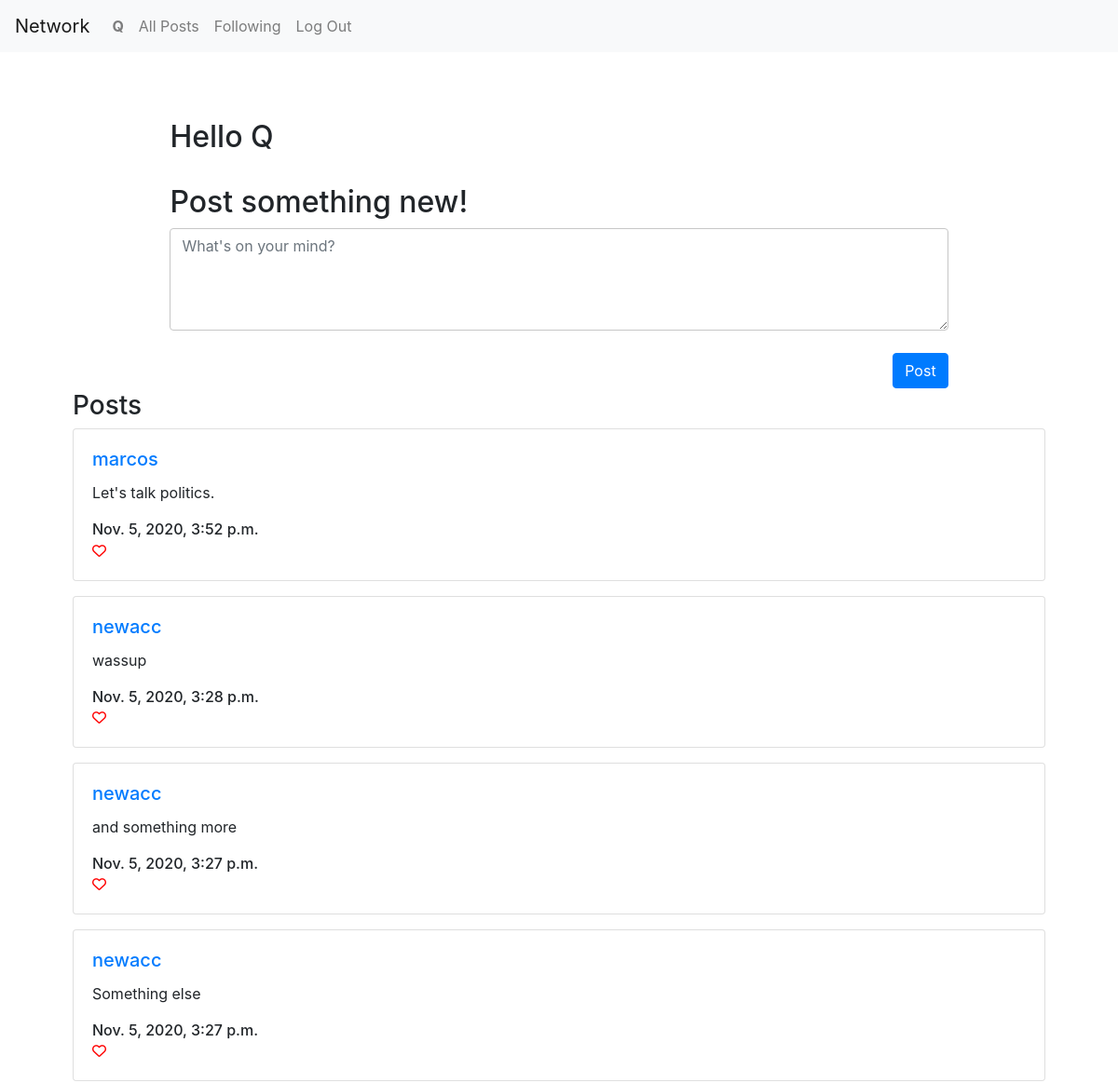
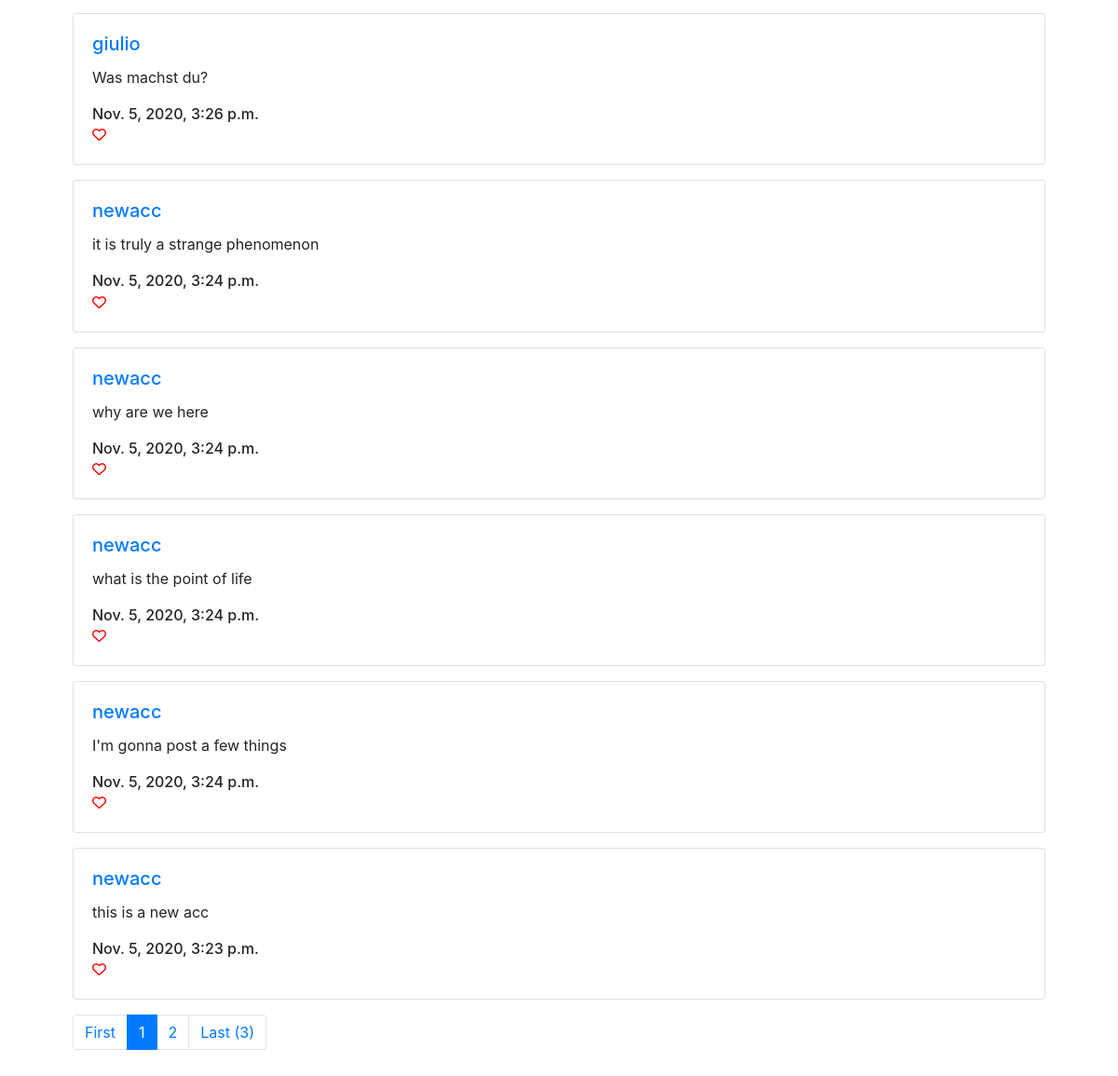
Screenshot of / (signed in) with the database file from the repository (2 pictures, top to bottom).
### network/models.py (models this page shows, shortened)
class Post(models.Model):
    user = models.ForeignKey(User, on_delete=models.CASCADE, related_name='post_user')
    content = models.CharField(max_length=600)
    date_created = models.DateTimeField(default=timezone.now)

class User(AbstractUser):
    def follow(self, follow_user):
        try:
            Follow_user.objects.get(user=self, follow=unfollow_user)
        except:
            Follow_user.objects.create(user=self, follow=follow_user)

### network/views.py (the view)
# urls.py: path("", views.index, name="index"),
def index(request):
    posts = Post.objects.all().order_by('-date_created')
    posts = paginate(request, posts, 10)
    if request.method == 'POST':
        if request.user not in User.objects.all():
            return render(request, 'network/index.html', {
                'alert' : Alert('Please log in to post', 'danger', 'postError'),
                'posts' : posts,
                'newPost' : newPostForm()
            })
        post = Post(user=request.user, content=request.POST['content'])
        post.save()
        return render(request, "network/index.html", {
            'newPost' : newPostForm(),
            'user_name' : request.user.username.capitalize(),
            'posts' : posts
        })
    else:
        try:
            return render(request, "network/index.html", {
                'newPost' : newPostForm(),
                'user_name' : request.user.username.capitalize(),
                'posts' : posts,
                'liked' : Liked.objects.filter(user=request.user)
            })
        except:
            return render(request, "network/index.html", {
                'newPost' : newPostForm(),
                'user_name' : request.user.username.capitalize(),
                'posts' : posts
            })

### network/models.py
class newPostForm(forms.Form):
    content = forms.CharField(
        label="",
        widget=forms.Textarea,
        max_length=600
    )
    content.widget.attrs.update({
        'id':'newPost',
        'class':'form-control',
        'placeholder':"What's on your mind?"
    })

### network/logic.py (called while the page is built)
def paginate(request, data, amount):
    paginator = Paginator(data, amount)
    page_number = request.GET.get('page')
    page_obj = paginator.get_page(page_number)
    return page_obj

### network/templates/network/index.html (shortened to what this page needs)
{% extends "network/layout.html" %}
{% load static %}
{% block body %}
<br>
<div class="container p-5">
    <div id="animate">
        <h2 id="txt_centered">Hello {{user_name}}</h2><br>
        <form action="" method="POST">
            <div class="form-group">
                <h4 id="txt_centered">Post something new!</h4>
                {{newPost}}
                <br>
                {% if user.is_authenticated %}
                    <input id="submit" class="btn btn-primary submitB" type="submit" value="Post">
                {% else %}
                    <input id="submit" class="btn btn-primary submitB" disabled type="submit" value="Post">
                {% endif %}
            </div>
        </form>
        <br>
    </div>
    <h3>Posts</h3>
        {% for post in posts %}
            <div class="card mb-3">
                <div class="card-body">
                    <h5 class="card-title">
                        <a href="{% url 'user_profile' id=post.user.id %}" id="user">{{ post.user }}</a>
                    </h5>
                    <div class="card-text" id="post_content">{{ post.content }}</div><br>
                    <h6 class="card-subtitle">{{ post.date_created }}</h6>
                    {% if user.is_authenticated %}
                    <i id="post_like" data-post_id="{{ post.id }}" class="far fa-heart icon-colour-r"></i>
                    {% endif %}
                </div>
            </div>
        {% endfor %}
        <nav aria-label="...">
            <ul class="pagination">
                <li class="page-item">
                    <a class="page-link" href="?page=1" tabindex="-1" aria-disabled="true">First</a>
                </li>
                <li class="page-item active" aria-current="page">
                    <a class="page-link" href="?page={{ posts.number }}">{{ posts.number }} <span class="sr-only">(current)</span></a>
                </li>
                {% if posts.has_next %}
                    <li class="page-item">
                        <a class="page-link" href="?page={{ posts.next_page_number }}">{{ posts.next_page_number }}</a>
                    </li>
                {% endif %}
                {% if not posts.paginator.num_pages == 1 %}
                    <li class="page-item"><a class="page-link" href="?page={{ posts.paginator.num_pages }}">Last ({{ posts.paginator.num_pages }})</a></li>
                {% endif %}
                </ul>
          </nav>
</div>
{% endblock %}

### network/static/network/styles.css (style rules this page uses)
#animate { -webkit-animation-name: slide; animation-name: slide; -webkit-animation-duration: 1.2s; animation-duration: 1.2s; -webkit-animation-fill-mode: forwards; animation-fill-mode: forwards; }
#post_like { font-size: 15px; }
#newPost { width: 80%; height: 110px; min-height: 110px; max-height: 150px; margin-left: auto; margin-right: auto; border: 1px solid #c7c7c7; }
#txt_centered { margin-left: 10%; -webkit-animation-name: grow_txt; animation-name: grow_txt; -webkit-animation-duration: 1.1s; animation-duration: 1.1s; -webkit-animation-fill-mode: forwards; animation-fill-mode: forwards; }
#submit { float: right; margin-right: 10%; }
.icon-colour-r { color: red; }

### rows the page displays
Post: user "marcos", content "Let's talk politics.", date_created "Nov. 5, 2020, 3:52 p.m."
Post: user "newacc", content "wassup", date_created "Nov. 5, 2020, 3:28 p.m."
Post: user "newacc", content "and something more", date_created "Nov. 5, 2020, 3:27 p.m."
Post: user "newacc", content "Something else", date_created "Nov. 5, 2020, 3:27 p.m."
Post: user "giulio", content "Was machst du?", date_created "Nov. 5, 2020, 3:26 p.m."
Post: user "newacc", content "it is truly a strange phenomenon", date_created "Nov. 5, 2020, 3:24 p.m."
Post: user "newacc", content "why are we here", date_created "Nov. 5, 2020, 3:24 p.m."
Post: user "newacc", content "what is the point of life", date_created "Nov. 5, 2020, 3:24 p.m."
Post: user "newacc", content "I'm gonna post a few things", date_created "Nov. 5, 2020, 3:24 p.m."
Post: user "newacc", content "this is a new acc", date_created "Nov. 5, 2020, 3:23 p.m."

### other values shown
{{ user_name }} "Q"
{{ posts.number }} "1"
{{ posts.next_page_number }} "2"
{{ posts.paginator.num_pages }} "3"
